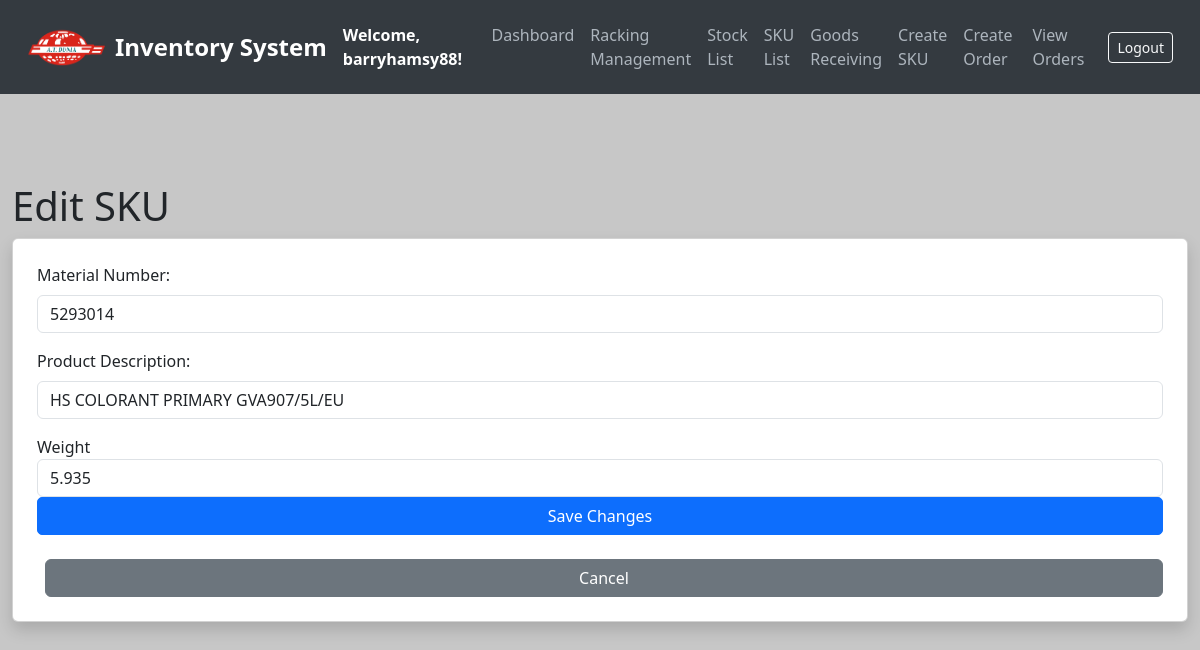
The app's page /edit-sku/2 (signed in) with its own data.
### models.py (models this page shows, shortened)
class User(UserMixin, db.Model):
    __tablename__ = 'users'
    id = db.Column(db.Integer, primary_key=True)
    username = db.Column(db.String(80), unique=True, nullable=False)
    email = db.Column(db.String(120), unique=True, nullable=False)
    password = db.Column(db.String(200), nullable=False)  # Store hashed passwords
    date_created = db.Column(db.DateTime, default=get_local_time)
    last_login = db.Column(db.DateTime, nullable=True)
    is_active = db.Column(db.Boolean, default=True)  # For account activation/deactivation
    is_approved = db.Column(db.Boolean, default=False)
    is_admin = db.Column(db.Boolean, default=False)

class SKU(db.Model):
    __tablename__ = 'sku_list'
    id = db.Column(db.Integer, primary_key=True)
    material_number = db.Column(db.String(50), unique=True, nullable=False)
    product_description = db.Column(db.String(200), nullable=False)
    pack_size_id = db.Column(db.Integer, db.ForeignKey('pack_sizes.id'), nullable=False)
    weight = db.Column(db.Float, nullable=False)
    pack_size = db.relationship('PackSize', backref='skus', lazy=True)  # Establish relationship

### app.py (the view)
@app.route('/edit-sku/<int:id>', methods=['GET', 'POST'])
@login_required
def edit_sku(id):
    sku = SKU.query.get_or_404(id)
    if request.method == 'POST':
        sku.material_number = request.form['material_number']
        sku.product_description = request.form['product_description']
        sku.weight = float(request.form['weight'])  # Allow editing the weight
        db.session.commit()
        return redirect(url_for('list_skus_html'))
    return render_template('edit_sku.html', sku=sku)

### app.py (called while the page is built)
@login_manager.user_loader
def load_user(user_id):
    return db.session.get(User, int(user_id))

### templates/edit_sku.html (shortened to what this page needs)
<!DOCTYPE html>
<html lang="en">
<head>
    <link href="https://cdn.jsdelivr.net/npm/bootstrap@5.3.0-alpha1/dist/css/bootstrap.min.css" rel="stylesheet">
</head>
</head>
<body>
<nav class="navbar navbar-expand-lg navbar-dark">
    <div class="container-fluid">
        <img src="{{ url_for('static', filename='logo_.png') }}" alt="Logo" width="80" height="40" class="me-2">
        <a class="navbar-brand" href="/">Inventory System</a>
        <strong class="text-white">Welcome, {{ current_user.username }}!</strong>
        <div class="collapse navbar-collapse" id="navbarNav">
            <ul class="navbar-nav ms-auto">
                <li class="nav-item"><a class="nav-link" href="/dashboard">Dashboard</a></li>
                <li class="nav-item"><a class="nav-link" href="/create_racking">Racking Management</a></li>
                <li class="nav-item"><a class="nav-link" href="/stocks">Stock List</a></li>
                <li class="nav-item"><a class="nav-link" href="/sku-list">SKU List</a></li>
                <li class="nav-item"><a class="nav-link" href="/create-stock">Goods Receiving</a></li>
                <li class="nav-item"><a class="nav-link" href="/add-sku">Create SKU</a></li>
                <li class="nav-item"><a class="nav-link" href="/create-order">Create Order</a></li>
                <li class="nav-item"><a class="nav-link" href="/orders">View Orders</a></li>
            </ul>
            <form class="d-flex ms-3" action="{{ url_for('logout') }}" method="POST">
                <button class="btn btn-sm btn-outline-light" type="submit">Logout</button>
            </form>
        </div>
    </div>
</nav>
    <div class="container mt-5">
        <h1>Edit SKU</h1>
        <form action="/edit-sku/{{ sku.id }}" method="POST" class="card p-4 shadow">
            <div class="mb-3">
                <label for="material_number" class="form-label">Material Number:</label>
                <input type="text" id="material_number" name="material_number" value="{{ sku.material_number }}" class="form-control" required>
            </div>
            <div class="mb-3">
                <label for="product_description" class="form-label">Product Description:</label>
                <input type="text" id="product_description" name="product_description" value="{{ sku.product_description }}" class="form-control" required>
            </div>
            <div class="form-group">
                <label for="weight">Weight</label>
                <input type="number" step="any" min="0" class="form-control" name="weight" value="{{ sku.weight }}" required>
            </div>
            <button type="submit" class="btn btn-primary">Save Changes</button>
            <br>
            <a href="/sku-list" class="btn btn-secondary ms-2">Cancel</a>
        </form>
    </div>
</body>
</html>

### templates/edit_sku.html (style rules this page uses)
body { background-color: #C7C7C7; color: #212529; }
.navbar { background-color: #343a40; padding: 15px; }
.navbar-brand { font-weight: bold; color: #fff; font-size: 1.5rem; }
.nav-link { color: #adb5bd; font-weight: 500; }
.container { max-width: 1200px; padding-top: 40px; }
.btn-primary, .btn-success, .btn-danger { border-radius: 5px; transition: all 0.3s ease; }

### records on screen
User: username "barryhamsy88"
SKU: material_number "5293014", product_description "HS COLORANT PRIMARY GVA907/5L/EU", weight "5.935"
